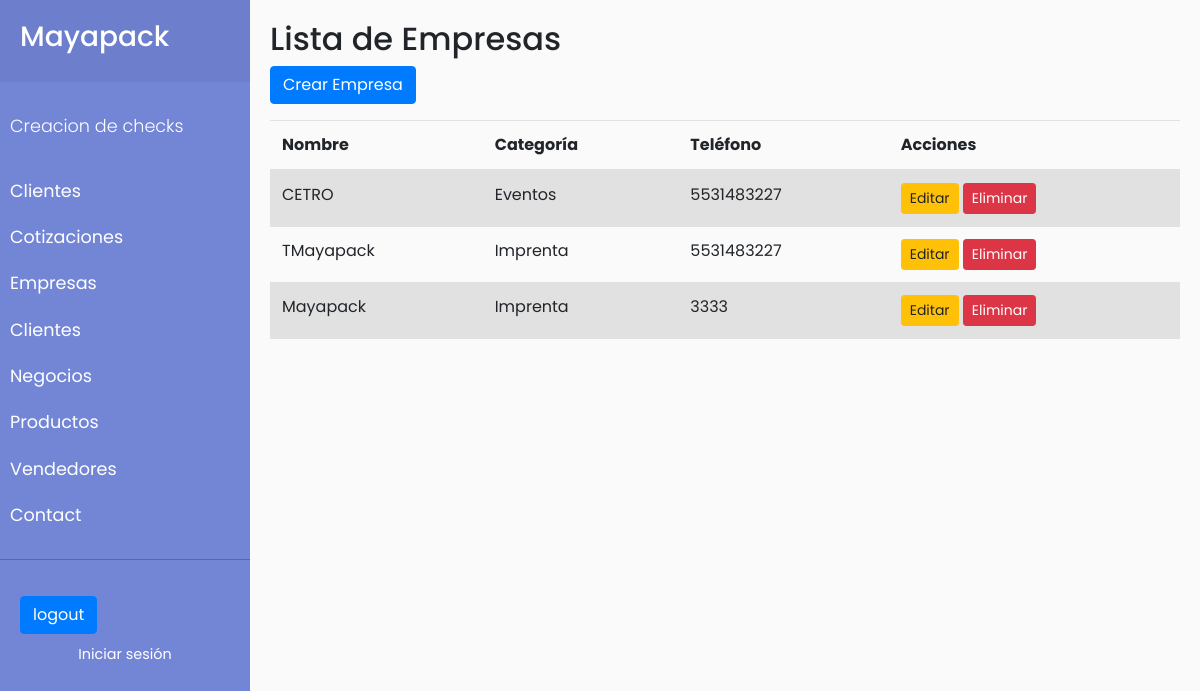
Screenshot of /empresas/ with the database file from the repository.
### empresas/models.py (models this page shows, shortened)
class Empresa(models.Model):
    nombre = models.CharField(max_length=255)
    categoria = models.CharField(max_length=100)
    descripcion = models.TextField(blank=True, null=True)
    direccion = models.CharField(max_length=255)
    telefono = models.CharField(max_length=15)
    sitio_web = models.URLField(blank=True, null=True)

### empresas/views.py (the view)
# urls.py: path('empresas/', views.empresa_list, name='empresa_list'),
def empresa_list(request):
    empresas = Empresa.objects.all()
    return render(request, 'empresas/empresa_list.html', {'empresas': empresas})

### empresas/templates/empresas/empresa_list.html
{% extends 'base.html' %}
{% block content %}
<div id="content" class="container">
<h2>Lista de Empresas</h2>
<a href="{% url 'empresa_create' %}" class="btn btn-primary mb-3">Crear Empresa</a>
<table class="table table-striped">
    <thead>
        <tr>
            <th>Nombre</th>
            <th>Categoría</th>
            <th>Teléfono</th>
            <th>Acciones</th>
        </tr>
    </thead>
    <tbody>
        {% for empresa in empresas %}
        <tr>
            <td>{{ empresa.nombre }}</td>
            <td>{{ empresa.categoria }}</td>
            <td>{{ empresa.telefono }}</td>
            <td>
                <a href="{% url 'empresa_update' empresa.pk %}" class="btn btn-warning btn-sm">Editar</a>
                <a href="{% url 'empresa_delete' empresa.pk %}" class="btn btn-danger btn-sm">Eliminar</a>
            </td>
        </tr>
        {% endfor %}
    </tbody>
</table>
</div>
{% endblock %}

### cotizaciones/static/cotizaciones/css/sidemenu.css (style rules this page uses)
body { font-family: 'Poppins', sans-serif; background: #fafafa; }
a, a:hover, a:focus { color: inherit; text-decoration: none; transition: all 0.3s; }
#content { width: 100%; padding: 20px; min-height: 100vh; transition: all 0.3s; }

### rows the page displays
Empresa: nombre "CETRO", categoria "Eventos", telefono "5531483227"
Empresa: nombre "TMayapack", categoria "Imprenta", telefono "5531483227"
Empresa: nombre "Mayapack", categoria "Imprenta", telefono "3333"
